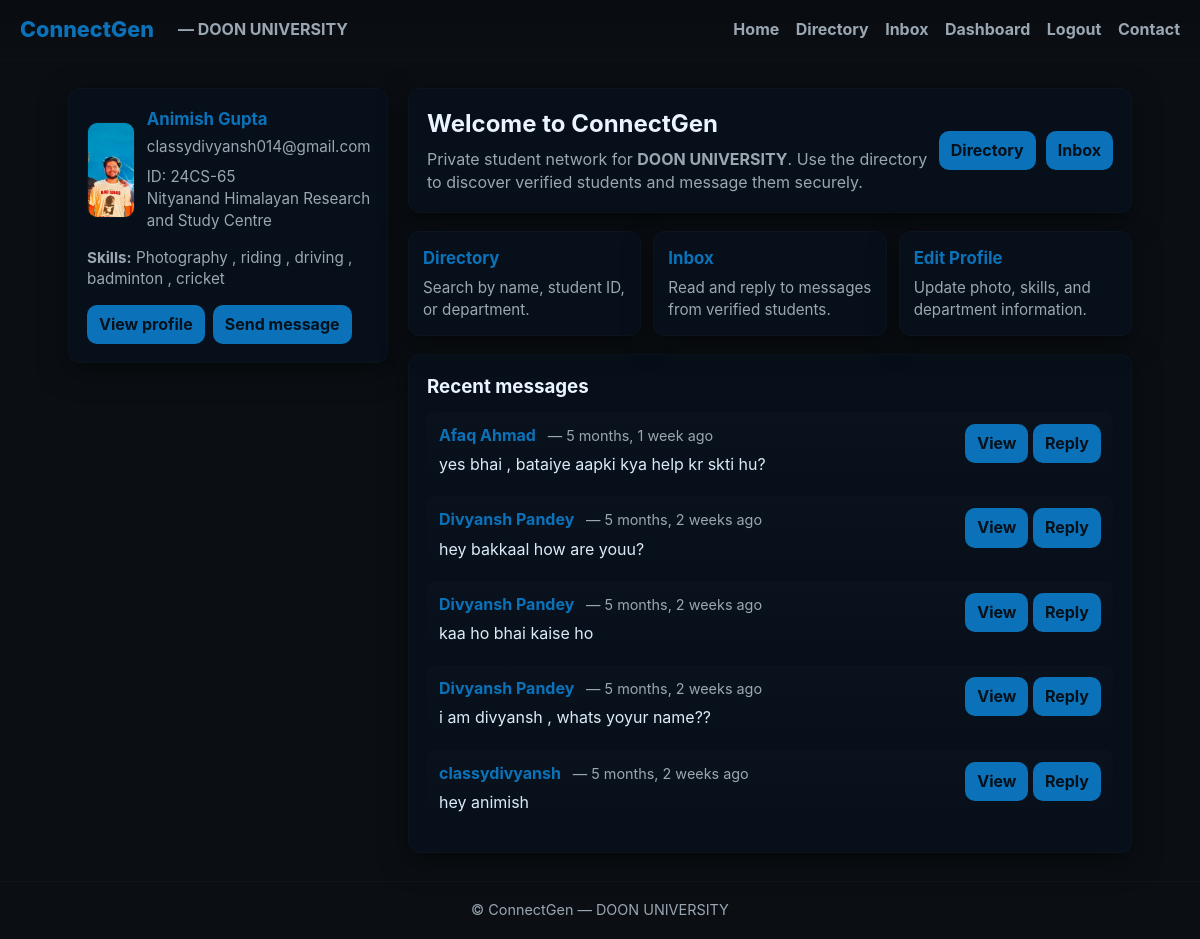
The page /dashboard/ (signed in) on the database its author committed.
### users/models.py (models this page shows, shortened)
class Profile(models.Model):
    first_name = models.CharField(max_length=50, blank=True)
    last_name = models.CharField(max_length=50, blank=True)
    user = models.OneToOneField(User, on_delete=models.CASCADE, related_name='profile')
    skills = models.TextField(blank=True, null=True)
    student_id = models.CharField(max_length=50, unique=True)
    department = models.CharField(max_length=20, choices=DEPARTMENT_CHOICES, blank=True)
    photo = models.ImageField(upload_to='profiles/', null=True, blank=True)
    is_approved = models.BooleanField(default=False)   # admin approval flag
    submitted_at = models.DateTimeField(auto_now_add=True)
    class Meta:
        ordering = ['-submitted_at']

class Message(models.Model):
    sender = models.ForeignKey(User, related_name='sent_messages', on_delete=models.CASCADE)
    recipient = models.ForeignKey(User, related_name='inbox_messages', on_delete=models.CASCADE)
    body = models.TextField()
    created_at = models.DateTimeField(auto_now_add=True)
    read = models.BooleanField(default=False)  # useful for unread count
    class Meta:
        ordering = ['-created_at']  # newest first
        verbose_name = 'Message'
        verbose_name_plural = 'Messages'

### users/views.py (the view)
# urls.py: path('dashboard/', views.dashboard, name='dashboard'),
@login_required
def dashboard(request):
    recent_msgs = Message.objects.filter(recipient=request.user).order_by('-created_at')[:5]
    return render(request, 'users/dashboard.html', {'recent_msgs': recent_msgs})

### users/templates/users/dashboard.html (shortened to what this page needs)
{% extends "users/base.html" %}
{% load static %}
{% load humanize %}
{% block content %}
<div class="container" style="max-width:1100px;margin:28px auto;padding:0 18px;">
  <div class="grid" style="display:grid;grid-template-columns:320px 1fr;gap:20px;align-items:start;">
    <aside class="card profile-card" style="padding:18px;">
      <div style="display:flex;gap:12px;align-items:center;">
        {% if user.profile.photo %}
          <img src="{{ user.profile.photo.url }}" alt="Profile photo" class="profile-photo" style="width:96px;height:96px;border-radius:10px;object-fit:cover;">
        {% else %}
          <div class="profile-photo placeholder" style="width:96px;height:96px;border-radius:10px;background:#072029;display:flex;align-items:center;justify-content:center;font-weight:600;color:var(--accent2)">
            {{ user.get_full_name|default:user.username|slice:":1" }}
          </div>
        {% endif %}
        <div>
          <div style="font-size:1.05rem;font-weight:700;color:var(--accent)">{{ user.get_full_name|default:user.username }}</div>
          <div style="color:var(--muted);font-size:.95rem;margin-top:4px;">
            {{ user.email }}
          </div>
          <div style="color:var(--muted);font-size:.95rem;margin-top:8px;">
            {% if user.profile.student_id %}ID: {{ user.profile.student_id }}{% endif %}
            {% if user.profile.department %}<br>{{ user.profile.get_department_display }}{% endif %}
          </div>
        </div>
      </div>
      <div style="margin-top:14px;">
        <p style="color:var(--muted);font-size:.95rem;line-height:1.4;">
          {% if user.profile.skills %}
            <strong>Skills:</strong> {{ user.profile.skills|truncatechars:120 }}
          {% else %}
            Add skills to help others find you.
          {% endif %}
        </p>
      </div>
      <div style="margin-top:12px;display:flex;gap:8px;flex-wrap:wrap;">
        <a class="btn" href="{% url 'users:profile' user.username %}">View profile</a>
        <a class="btn" href="{% url 'users:send_message' user.username %}">Send message</a>
      </div>
    </aside>
    <main>
      <div class="card" style="padding:18px;margin-bottom:18px;display:flex;justify-content:space-between;align-items:center;">
        <div>
          <h2 style="margin:0 0 6px 0;color:#eaf3ff;">Welcome to ConnectGen</h2>
          <div style="color:var(--muted);">Private student network for <strong>DOON UNIVERSITY</strong>. Use the directory to discover verified students and message them securely.</div>
        </div>
        <div style="display:flex;gap:10px;">
          <a class="btn" href="{% url 'users:directory' %}">Directory</a>
          <a class="btn" href="{% url 'users:inbox' %}">Inbox{% if unread_count %} ({{ unread_count }}){% endif %}</a>
        </div>
      </div>
      <div style="display:grid;grid-template-columns:repeat(3,1fr);gap:12px;margin-bottom:18px;">
        <a href="{% url 'users:directory' %}" class="card quick-card" style="padding:14px;text-decoration:none;">
          <div style="font-weight:700;font-size:1.05rem;color:var(--accent)">Directory</div>
          <div style="color:var(--muted);margin-top:6px;font-size:.95rem;">Search by name, student ID, or department.</div>
        </a>
        <a href="{% url 'users:inbox' %}" class="card quick-card" style="padding:14px;text-decoration:none;">
          <div style="font-weight:700;font-size:1.05rem;color:var(--accent)">Inbox</div>
          <div style="color:var(--muted);margin-top:6px;font-size:.95rem;">Read and reply to messages from verified students.</div>
        </a>
        <a href="{% url 'users:profile' user.username %}" class="card quick-card" style="padding:14px;text-decoration:none;">
          <div style="font-weight:700;font-size:1.05rem;color:var(--accent)">Edit Profile</div>
          <div style="color:var(--muted);margin-top:6px;font-size:.95rem;">Update photo, skills, and department information.</div>
        </a>
      </div>
      <section class="card" style="padding:18px;">
        <h3 style="margin:0 0 12px 0;color:#eaf3ff">Recent messages</h3>
        {% if recent_msgs %}
          <ul style="list-style:none;padding:0;margin:0;">
            {% for msg in recent_msgs %}
              <li style="padding:12px;border-radius:8px;margin-bottom:8px;background:linear-gradient(180deg, rgba(255,255,255,0.01), rgba(255,255,255,0.0));display:flex;justify-content:space-between;align-items:flex-start;">
                <div>
                  <div style="font-weight:700;color:var(--accent);">
                    {% if msg.sender.get_full_name %}{{ msg.sender.get_full_name }}{% else %}{{ msg.sender.username }}{% endif %}
                    <span style="font-weight:400;color:var(--muted);font-size:.9rem;margin-left:8px;">— {{ msg.created_at|naturaltime }}</span>
                  </div>
                  <div style="color:#dcebf9;margin-top:6px;">
                    {{ msg.body|truncatechars:180 }}
                  </div>
                </div>
                <div style="margin-left:14px;min-width:90px;text-align:right;">
                  <a class="btn" href="{% url 'users:profile' msg.sender.username %}" style="display:inline-block;margin-bottom:6px;">View</a>
                  <a class="btn" href="{% url 'users:send_message' msg.sender.username %}" style="display:inline-block;">Reply</a>
                </div>
              </li>
            {% endfor %}
          </ul>
        {% else %}
          <p style="color:var(--muted);">No recent messages. Use the Directory to connect with fellow students.</p>
        {% endif %}
      </section>
    </main>
  </div>
</div>
{% endblock %}

### users/templates/users/base.html (style rules this page uses)
:root { --bg: #0b0f14; --card-bg: #07101a; --accent: #0b72b9; --accent2: #1f7bdc; --muted: #9aa7b2; --text: #e6eef6; }
* { box-sizing:border-box }
html,body { height:100%;margin:0 }
body { background:var(--bg); color:var(--text); font-family:Inter, system-ui, -apple-system, "Segoe UI", Roboto, Arial; -webkit-font-smoothing:antialiased; -moz-osx-font-smoothing:grayscale; line-height:1.45; }
.container { max-width:1100px;margin:18px auto;padding:0 16px }
.card { background:var(--card-bg);border-radius:12px;padding:14px;border:1px solid rgba(255,255,255,0.02);box-shadow:0 8px 28px rgba(0,0,0,0.55) }
.btn { display:inline-block;background:var(--accent);color:#04101a;padding:8px 12px;border-radius:10px;text-decoration:none;font-weight:700;border:none;cursor:pointer }
.profile-photo { width:90px;height:90px;border-radius:10px;object-fit:cover;border:1px solid rgba(255,255,255,0.03) }

### rows shown on the page
Message: sender.get_full_name "Afaq Ahmad", created_at "5 months, 1 week ago", body "yes bhai , bataiye aapki kya help kr skti hu?"
Message: sender.get_full_name "Divyansh Pandey", created_at "5 months, 2 weeks ago", body "hey bakkaal how are youu?"
Message: sender.get_full_name "Divyansh Pandey", created_at "5 months, 2 weeks ago", body "kaa ho bhai kaise ho"
Message: sender.get_full_name "Divyansh Pandey", created_at "5 months, 2 weeks ago", body "i am divyansh , whats yoyur name??"
Message: sender.username "classydivyansh", created_at "5 months, 2 weeks ago", body "hey animish"

### other values the page prints
{{ user.get_full_name|default:user.username }} "Animish Gupta"
{{ user.email }} "classydivyansh014@gmail.com"
{{ user.profile.student_id }} "24CS-65"
{{ user.profile.get_department_display }} "Nityanand Himalayan Research and Study Centre"
{{ user.profile.skills|truncatechars:120 }} "Photography , riding , driving , badminton , cricket"
